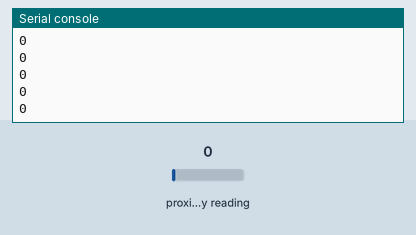
Bench run of a program on a simulated CircuitPython board. Shown: the last lines printed to the serial console. The test bench sets the inputs (shaded band); at power-on: proximity reading 0.

Above: at 1.2 s.
1.3 s: proximity reading set to 5
At 1.56 s:
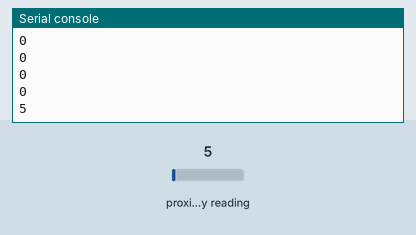
2.8 s: proximity reading set to 64
At 2.96 s:
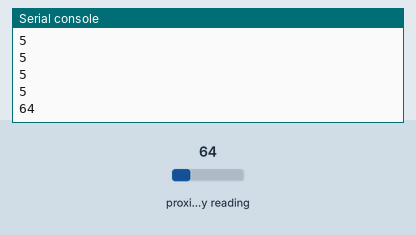
Timing chart, 0 to 5.8 s (numbered marks = the images above; inputs shaded):
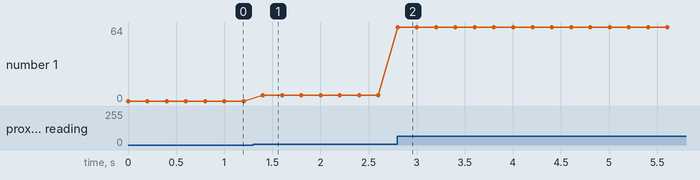

Measured:
- after the input at 1.3 s, the serial console: prints a new line after 0.10 s (image 1)
- after the input at 2.8 s, the serial console: prints a new line at once (image 2)
- plotted number 1: 0 → 5 after the input at 1.3 s, 5 → 64 after the input at 2.8 s

The program:

plasma2040_apds9960_read_proximity.py
```python
# CircuitPython - see https://learn.pimoroni.com/article/plasma-2040
#
# adapted from examples on that page

import board
import busio
import adafruit_apds9960.apds9960
import time

i2c = busio.I2C(board.SCL, board.SDA)
sensor = adafruit_apds9960.apds9960.APDS9960(i2c)
sensor.enable_proximity = True

while True:
    print(sensor.proximity)
    time.sleep(0.2)
```
